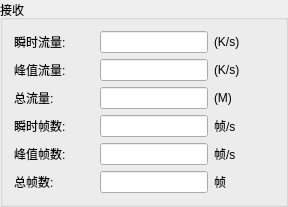
               <widget class="QGroupBox" name="groupBox_recv">
                <property name="sizePolicy">
                 <sizepolicy hsizetype="Expanding" vsizetype="Preferred">
                  <horstretch>0</horstretch>
                  <verstretch>0</verstretch>
                 </sizepolicy>
                </property>
                <property name="title">
                 <string>接收</string>
                </property>
                <layout class="QHBoxLayout" name="horizontalLayout_16">
                 <item>
                  <layout class="QVBoxLayout" name="verticalLayout">
                   <item>
                    <layout class="QHBoxLayout" name="horizontalLayout_3">
                     <item>
                      <layout class="QHBoxLayout" name="horizontalLayout_4">
                       <item>
                        <widget class="QLabel" name="label_6">
                         <property name="minimumSize">
                          <size>
                           <width>80</width>
                           <height>0</height>
                          </size>
                         </property>
                         <property name="maximumSize">
                          <size>
                           <width>16777215</width>
                           <height>16777215</height>
                          </size>
                         </property>
                         <property name="text">
                          <string>瞬时流量:</string>
                         </property>
                        </widget>
                       </item>
                       <item>
                        <widget class="QLineEdit" name="lineEdit_RecvUnitFlow">
                         <property name="sizePolicy">
                          <sizepolicy hsizetype="Fixed" vsizetype="Fixed">
                           <horstretch>0</horstretch>
                           <verstretch>0</verstretch>
                          </sizepolicy>
                         </property>
                        </widget>
                       </item>
                       <item>
                        <widget class="QLabel" name="label_7">
                         <property name="minimumSize">
                          <size>
                           <width>40</width>
                           <height>0</height>
                          </size>
                         </property>
                         <property name="text">
                          <string>(K/s)</string>
                         </property>
                        </widget>
                       </item>
                      </layout>
                     </item>
                     <item>
                      <spacer name="horizontalSpacer">
                       <property name="orientation">
                        <enum>Qt::Horizontal</enum>
                       </property>
                       <property name="sizeHint" stdset="0">
                        <size>
                         <width>20</width>
                         <height>20</height>
                        </size>
                       </property>
                      </spacer>
                     </item>
                    </layout>
                   </item>
                   <item>
                    <layout class="QHBoxLayout" name="horizontalLayout_5">
                     <item>
                      <layout class="QHBoxLayout" name="horizontalLayout_6">
                       <item>
                        <widget class="QLabel" name="label_18">
                         <property name="minimumSize">
                          <size>
                           <width>80</width>
                           <height>0</height>
                          </size>
                         </property>
                         <property name="maximumSize">
                          <size>
                           <width>16777215</width>
                           <height>16777215</height>
                          </size>
                         </property>
                         <property name="text">
                          <string>峰值流量:</string>
                         </property>
                        </widget>
                       </item>
                       <item>
                        <widget class="QLineEdit" name="lineEdit_RecvPeakFlow">
                         <property name="sizePolicy">
                          <sizepolicy hsizetype="Fixed" vsizetype="Fixed">
                           <horstretch>0</horstretch>
                           <verstretch>0</verstretch>
                          </sizepolicy>
                         </property>
                        </widget>
                       </item>
                       <item>
                        <widget class="QLabel" name="label_19">
                         <property name="minimumSize">
                          <size>
                           <width>40</width>
                           <height>0</height>
                          </size>
                         </property>
                         <property name="text">
                          <string>(K/s)</string>
                         </property>
                        </widget>
                       </item>
                      </layout>
                     </item>
                     <item>
                      <spacer name="horizontalSpacer_2">
                       <property name="orientation">
                        <enum>Qt::Horizontal</enum>
                       </property>
                       <property name="sizeHint" stdset="0">
                        <size>
                         <width>20</width>
                         <height>20</height>
                        </size>
                       </property>
                      </spacer>
                     </item>
                    </layout>
                   </item>
                   <item>
                    <layout class="QHBoxLayout" name="horizontalLayout_7">
                     <item>
                      <layout class="QHBoxLayout" name="horizontalLayout_2">
                       <item>
                        <widget class="QLabel" name="label_2">
                         <property name="minimumSize">
                          <size>
                           <width>80</width>
                           <height>0</height>
                          </size>
                         </property>
                         <property name="text">
                          <string>总流量:</string>
                         </property>
                        </widget>
                       </item>
                       <item>
                        <widget class="QLineEdit" name="lineEdit_RecvAllFlow">
                         <property name="sizePolicy">
                          <sizepolicy hsizetype="Fixed" vsizetype="Fixed">
                           <horstretch>0</horstretch>
                           <verstretch>0</verstretch>
                          </sizepolicy>
                         </property>
                        </widget>
                       </item>
                       <item>
                        <widget class="QLabel" name="label_4">
                         <property name="minimumSize">
                          <size>
                           <width>40</width>
                           <height>0</height>
                          </size>
                         </property>
                         <property name="text">
                          <string>(M)</string>
                         </property>
                        </widget>
                       </item>
                      </layout>
                     </item>
                     <item>
                      <spacer name="horizontalSpacer_3">
                       <property name="orientation">
                        <enum>Qt::Horizontal</enum>
                       </property>
                       <property name="sizeHint" stdset="0">
                        <size>
                         <width>20</width>
                         <height>20</height>
                        </size>
                       </property>
                      </spacer>
                     </item>
                    </layout>
                   </item>
                   <item>
                    <layout class="QHBoxLayout" name="horizontalLayout_8">
                     <item>
                      <layout class="QHBoxLayout" name="horizontalLayout_10">
                       <item>
                        <widget class="QLabel" name="label_12">
                         <property name="minimumSize">
                          <size>
                           <width>80</width>
                           <height>0</height>
                          </size>
                         </property>
                         <property name="text">
                          <string>瞬时帧数:</string>
                         </property>
                        </widget>
                       </item>
                       <item>
                        <widget class="QLineEdit" name="lineEdit_RecvUnitFrame">
                         <property name="sizePolicy">
                          <sizepolicy hsizetype="Fixed" vsizetype="Fixed">
                           <horstretch>0</horstretch>
                           <verstretch>0</verstretch>
                          </sizepolicy>
                         </property>
                        </widget>
                       </item>
                       <item>
                        <widget class="QLabel" name="label_13">
                         <property name="minimumSize">
                          <size>
                           <width>40</width>
                           <height>0</height>
                          </size>
                         </property>
                         <property name="text">
                          <string>帧/s</string>
                         </property>
                        </widget>
                       </item>
                      </layout>
                     </item>
                     <item>
                      <spacer name="horizontalSpacer_4">
                       <property name="orientation">
                        <enum>Qt::Horizontal</enum>
                       </property>
                       <property name="sizeHint" stdset="0">
                        <size>
                         <width>20</width>
                         <height>20</height>
                        </size>
                       </property>
                      </spacer>
                     </item>
                    </layout>
                   </item>
                   <item>
                    <layout class="QHBoxLayout" name="horizontalLayout_11">
                     <item>
                      <layout class="QHBoxLayout" name="horizontalLayout_13">
                       <item>
                        <widget class="QLabel" name="label_16">
                         <property name="minimumSize">
                          <size>
                           <width>80</width>
                           <height>0</height>
                          </size>
                         </property>
                         <property name="text">
                          <string>峰值帧数:</string>
                         </property>
                        </widget>
                       </item>
                       <item>
                        <widget class="QLineEdit" name="lineEdit_RecvPeakFrame">
                         <property name="sizePolicy">
                          <sizepolicy hsizetype="Fixed" vsizetype="Fixed">
                           <horstretch>0</horstretch>
                           <verstretch>0</verstretch>
                          </sizepolicy>
                         </property>
                        </widget>
                       </item>
                       <item>
                        <widget class="QLabel" name="label_17">
                         <property name="minimumSize">
                          <size>
                           <width>40</width>
                           <height>0</height>
                          </size>
                         </property>
                         <property name="text">
                          <string>帧/s</string>
                         </property>
                        </widget>
                       </item>
                      </layout>
                     </item>
                     <item>
                      <spacer name="horizontalSpacer_7">
                       <property name="orientation">
                        <enum>Qt::Horizontal</enum>
                       </property>
                       <property name="sizeHint" stdset="0">
                        <size>
                         <width>20</width>
                         <height>20</height>
                        </size>
                       </property>
                      </spacer>
                     </item>
                    </layout>
                   </item>
                   <item>
                    <layout class="QHBoxLayout" name="horizontalLayout_15">
                     <item>
                      <layout class="QHBoxLayout" name="horizontalLayout_9">
                       <item>
                        <widget class="QLabel" name="label_10">
                         <property name="minimumSize">
                          <size>
                           <width>80</width>
                           <height>0</height>
                          </size>
                         </property>
                         <property name="text">
                          <string>总帧数:</string>
                         </property>
                        </widget>
                       </item>
                       <item>
                        <widget class="QLineEdit" name="lineEdit_RecvAllFrame">
                         <property name="sizePolicy">
                          <sizepolicy hsizetype="Fixed" vsizetype="Fixed">
                           <horstretch>0</horstretch>
                           <verstretch>0</verstretch>
                          </sizepolicy>
                         </property>
                        </widget>
                       </item>
                       <item>
                        <widget class="QLabel" name="label_11">
                         <property name="minimumSize">
                          <size>
                           <width>40</width>
                           <height>0</height>
                          </size>
                         </property>
                         <property name="text">
                          <string>帧</string>
                         </property>
                        </widget>
                       </item>
                      </layout>
                     </item>
                     <item>
                      <spacer name="horizontalSpacer_8">
                       <property name="orientation">
                        <enum>Qt::Horizontal</enum>
                       </property>
                       <property name="sizeHint" stdset="0">
                        <size>
                         <width>20</width>
                         <height>20</height>
                        </size>
                       </property>
                      </spacer>
                     </item>
                    </layout>
                   </item>
                  </layout>
                 </item>
                </layout>
               </widget>
